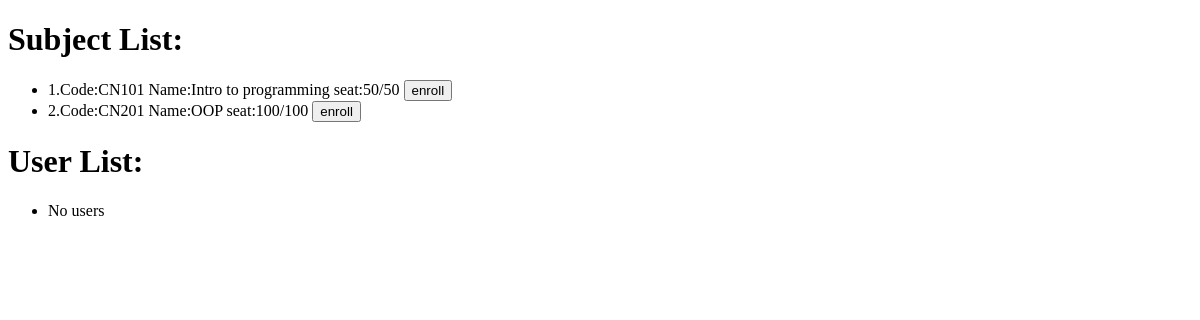
The page /course_subject/ on the database as committed earlier.
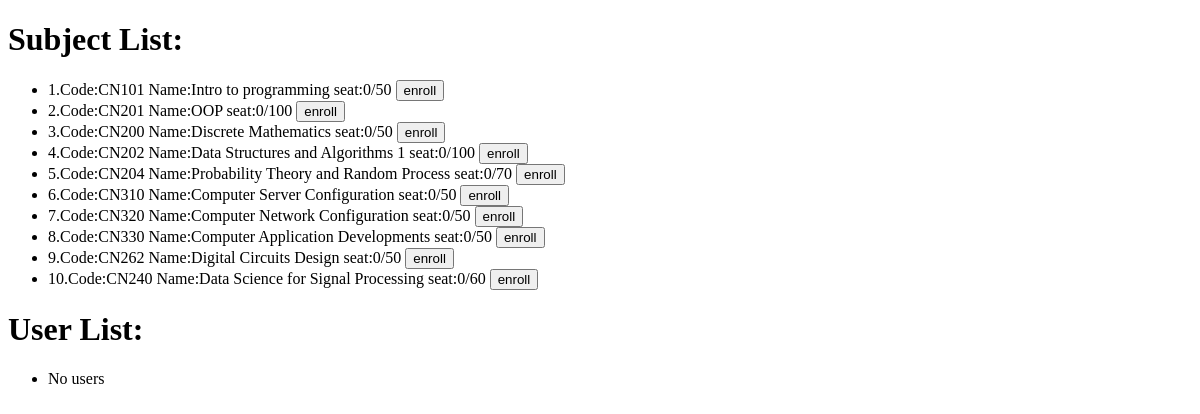
The same page on the database as committed later.
### course_subject/models.py (models this page shows)
class Course(models.Model):
    subjectCode = models.CharField(max_length=5)
    subjectName = models.CharField(max_length=64)
    seat = models.IntegerField(null=True)
    maxSeat = models.IntegerField(null=True)
    semester = models.IntegerField(null=True)
    year = models.IntegerField(null=True)
    state = models.BooleanField(default=None)
    def __str__(self):
        return f"{self.id}.Code:{self.subjectCode} Name:{self.subjectName} seat:{self.seat}/{self.maxSeat}"

### course_subject/views.py (the view)
# urls.py: path('', views.index, name='index'),
def index(request):
    course = Course.objects.all()
    user_data = User.objects.filter(is_superuser=False)
    return render(request, 'course_subject/index.html',{
        'course_subject' : course,
        'user' : user_data
    })

### course_subject/templates/course_subject/index.html
{% extends 'course_subject/layout.html'%}
{% block body %}
<h1>Subject List:</h1>
<ul>
    {% for course in course_subject%}
    <li>{{course}}   <input type="submit" value="enroll"></li>
    {%empty%}
    <li>No subjects</li>
    {% endfor %}
</ul>
<h1>User List:</h1>
<ul>
    {% for i in user%}
    <li>{{i.username}}</li>
    {%empty%}
    <li>No users</li>
    {% endfor %}
</ul>
{% endblock %}

### course_subject/templates/course_subject/layout.html (shortened to what this page needs)
<!DOCTYPE html>
<html lang='en'>
    <head>
    </head>
    <body>
        {%block body%}
        {% endblock %}
    </body>
</html>

Rows that differ between the two databases and show on the page:
changed Course: id+subjectCode+subjectName "1.Code:CN101 Name:Intro to programming seat:50/50" → "1.Code:CN101 Name:Intro to programming seat:0/50"
changed Course: id+subjectCode+subjectName "2.Code:CN201 Name:OOP seat:100/100" → "2.Code:CN201 Name:OOP seat:0/100"
added Course: id+subjectCode+subjectName "3.Code:CN200 Name:Discrete Mathematics seat:0/50"
added Course: id+subjectCode+subjectName "4.Code:CN202 Name:Data Structures and Algorithms 1 seat:0/100"
added Course: id+subjectCode+subjectName "5.Code:CN204 Name:Probability Theory and Random Process seat:0/70"
added Course: id+subjectCode+subjectName "6.Code:CN310 Name:Computer Server Configuration seat:0/50"
added Course: id+subjectCode+subjectName "7.Code:CN320 Name:Computer Network Configuration seat:0/50"
added Course: id+subjectCode+subjectName "8.Code:CN330 Name:Computer Application Developments seat:0/50"
added Course: id+subjectCode+subjectName "9.Code:CN262 Name:Digital Circuits Design seat:0/50"
added Course: id+subjectCode+subjectName "10.Code:CN240 Name:Data Science for Signal Processing seat:0/60"
